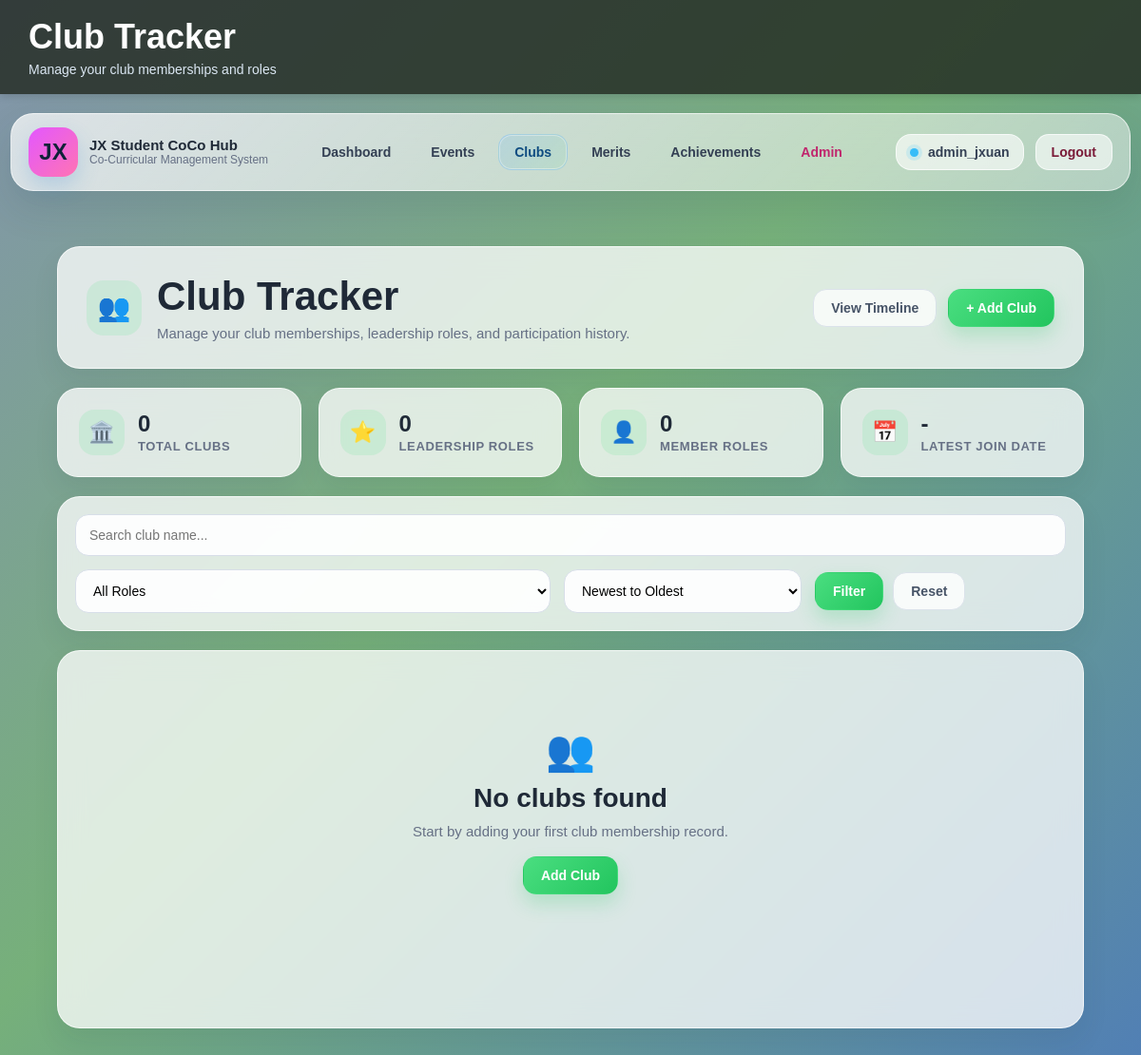
The app's page /club/club_list.php (signed in), older data.
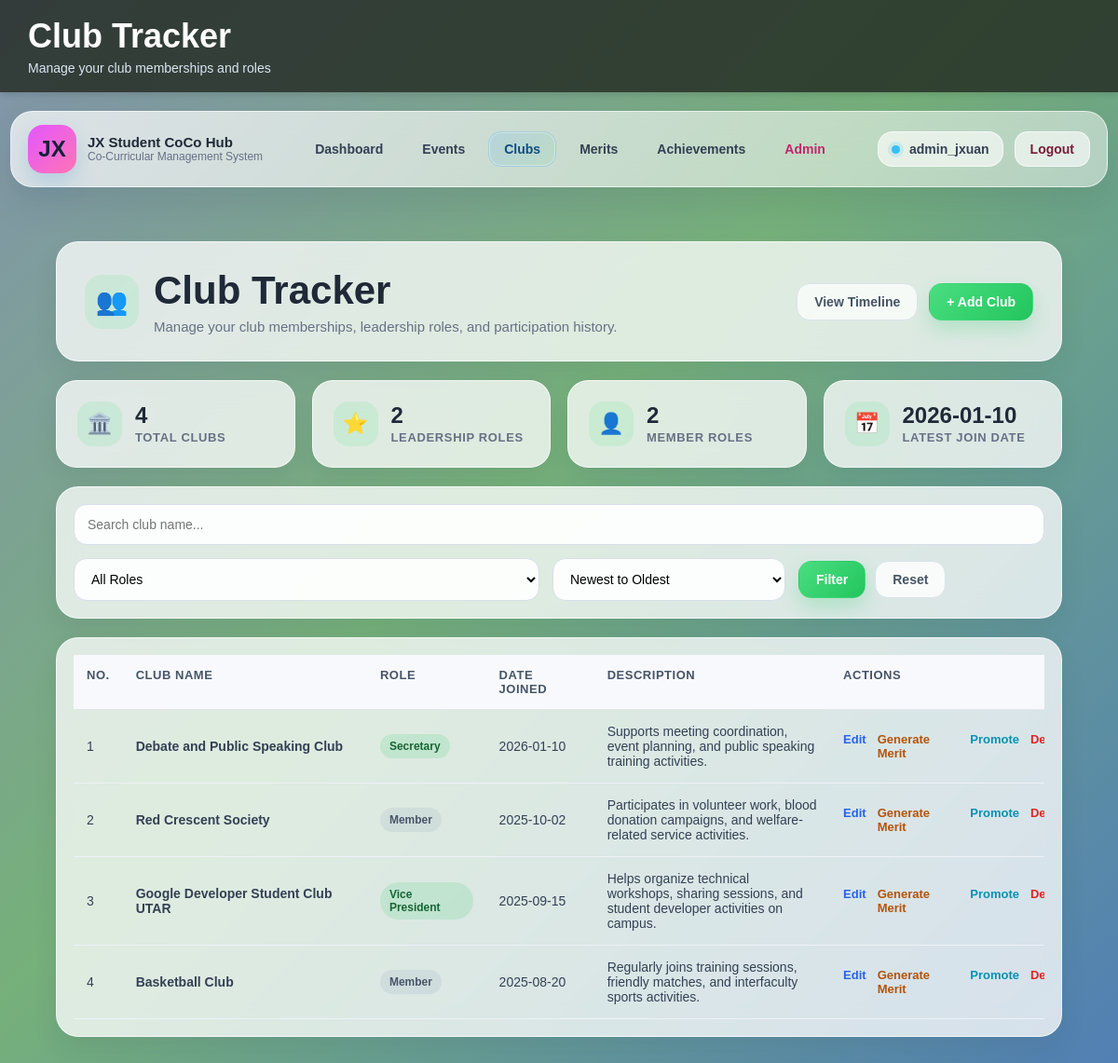
The same page, newer data.
### tables this page shows
CREATE TABLE `clubs` (
  `club_id` int(11) NOT NULL,
  `user_id` int(11) NOT NULL,
  `club_name` varchar(255) NOT NULL,
  `role` varchar(100) NOT NULL,
  `join_date` date NOT NULL,
  `description` text DEFAULT NULL
);

### club/club_list.php (the view, shortened to what the changed rows need)
<?php
include("../db.php");
$user_id = $_SESSION['user_id'];
$sort_order = "DESC";
$query = "SELECT * FROM clubs WHERE user_id='$user_id'";
$query .= " ORDER BY join_date $sort_order";
$result = mysqli_query($con, $query);
include("../partials/header.php");
?>
<div class="container module-shell club-shell">
    <?php
        $total_clubs = 0;
        $leadership_count = 0;
        $member_count = 0;
        $latest_join_date = "-";
        $stats_query = "SELECT role, join_date FROM clubs WHERE user_id='$user_id' ORDER BY join_date DESC";
        $stats_result = mysqli_query($con, $stats_query);
        if ($stats_result && mysqli_num_rows($stats_result) > 0) {
            while ($stats_row = mysqli_fetch_assoc($stats_result)) {
                $total_clubs++;
                $role_lower = strtolower($stats_row['role']);
                if (
                    strpos($role_lower, 'president') !== false ||
                    strpos($role_lower, 'vice') !== false ||
                    strpos($role_lower, 'secretary') !== false ||
                    strpos($role_lower, 'treasurer') !== false ||
                    strpos($role_lower, 'director') !== false ||
                    strpos($role_lower, 'chairman') !== false ||
                    strpos($role_lower, 'head') !== false ||
                    strpos($role_lower, 'manager') !== false ||
                    strpos($role_lower, 'coordinator') !== false ||
                    strpos($role_lower, 'captain') !== false
                ) {
                    $leadership_count++;
                } else {
                    $member_count++;
                }
                if ($latest_join_date === "-") {
                    $latest_join_date = $stats_row['join_date'];
                }
            }
        }
    ?>
    <section class="module-hero module-hero-club">
        <div class="module-hero-main">
            <div class="module-hero-text-wrap">
                <h2>Club Tracker</h2>
            </div>
        </div>
    </section>
    <section class="module-stats-grid">
        <div class="module-stat-card">
            <div>
                <h3><?php echo $total_clubs; ?></h3>
                <p>Total Clubs</p>
            </div>
        </div>
        <div class="module-stat-card">
            <div>
                <h3><?php echo $leadership_count; ?></h3>
                <p>Leadership Roles</p>
            </div>
        </div>
        <div class="module-stat-card">
            <div>
                <h3><?php echo $member_count; ?></h3>
                <p>Member Roles</p>
            </div>
        </div>
        <div class="module-stat-card">
            <div>
                <h3><?php echo htmlspecialchars($latest_join_date); ?></h3>
                <p>Latest Join Date</p>
            </div>
        </div>
    </section>
    <section class="module-content-card">
        <?php if(mysqli_num_rows($result) > 0) { ?>
            <div class="module-table-wrap">
                <table class="module-table">
                    <thead>
                        <tr>
                            <th>No.</th>
                            <th>Club Name</th>
                            <th>Role</th>
                            <th>Date Joined</th>
                            <th>Description</th>
                            <th>Actions</th>
                        </tr>
                    </thead>
                    <tbody>
                        <?php
                        $count = 1;
                        while($row = mysqli_fetch_assoc($result)) {
                            $role_lower = strtolower($row['role']);
                            $role_class = (
                                strpos($role_lower, 'president') !== false ||
                                strpos($role_lower, 'vice') !== false ||
                                strpos($role_lower, 'secretary') !== false ||
                                strpos($role_lower, 'treasurer') !== false ||
                                strpos($role_lower, 'director') !== false ||
                                strpos($role_lower, 'chairman') !== false ||
                                strpos($role_lower, 'head') !== false ||
                                strpos($role_lower, 'manager') !== false ||
                                strpos($role_lower, 'coordinator') !== false ||
                                strpos($role_lower, 'captain') !== false
                            ) ? 'club-role-leadership' : 'club-role-member';
                        ?>
                            <tr>
                                <td><?php echo $count; ?></td>
                                <td class="module-title-cell"><?php echo htmlspecialchars($row['club_name']); ?></td>
                                <td>
                                    <span class="club-inline-pill <?php echo $role_class; ?>">
                                        <?php echo htmlspecialchars($row['role']); ?>
                                    </span>
                                </td>
                                <td><?php echo htmlspecialchars($row['join_date']); ?></td>
                                <td class="module-description-cell"><?php echo htmlspecialchars($row['description']); ?></td>
                                <td>
                                    <div class="module-action-links">
                                        <a class="module-action-link module-action-edit" href="club_edit.php?club_id=<?php echo $row['club_id']; ?>">Edit</a>
                                        <a class="module-action-link module-action-generate-merit" href="../merit/merit_add.php?club_id=<?php echo $row['club_id']; ?>">Generate Merit</a>
                                        <a class="module-action-link club-action-promote" href="club_role_update.php?club_id=<?php echo $row['club_id']; ?>">Promote</a>
                                        <a class="module-action-link module-action-delete" href="club_delete.php?club_id=<?php echo $row['club_id']; ?>">Delete</a>
                                    </div>
                                </td>
                            </tr>
                        <?php $count++; } ?>
                    </tbody>
                </table>
            </div>
        <?php } else { ?>
            <div class="module-empty-state">
                <div class="module-empty-icon club-accent-text">👥</div>
                <h3>No clubs found</h3>
                <p>Start by adding your first club membership record.</p>
                <a href="club_add.php" class="module-btn module-btn-primary club-accent-btn">Add Club</a>
            </div>
        <?php } ?>
    </section>
</div>
</body>
</html>

Row changes from the older to the newer data that the page shows:
added clubs: join_date "2026-01-10", club_name "Debate and Public Speaking Club", role "Secretary", description "Supports meeting coordination, event planning, and public speaking training activities."
added clubs: club_name "Red Crescent Society", role "Member", join_date "2025-10-02", description "Participates in volunteer work, blood donation campaigns, and welfare-related service activities."
added clubs: club_name "Google Developer Student Club UTAR", role "Vice President", join_date "2025-09-15", description "Helps organize technical workshops, sharing sessions, and student developer activities on campus."
added clubs: club_name "Basketball Club", role "Member", join_date "2025-08-20", description "Regularly joins training sessions, friendly matches, and interfaculty sports activities."
Text that changed along with them:
$total_clubs: "0" → "4"
$leadership_count: "0" → "2"
$member_count: "0" → "2"
$latest_join_date: "-" → (not shown)
text no longer shown: "👥 No clubs found Start by adding your first club membership record. Add Club"
text now shown: "NO. CLUB NAME ROLE DATE JOINED DESCRIPTION ACTIONS"
